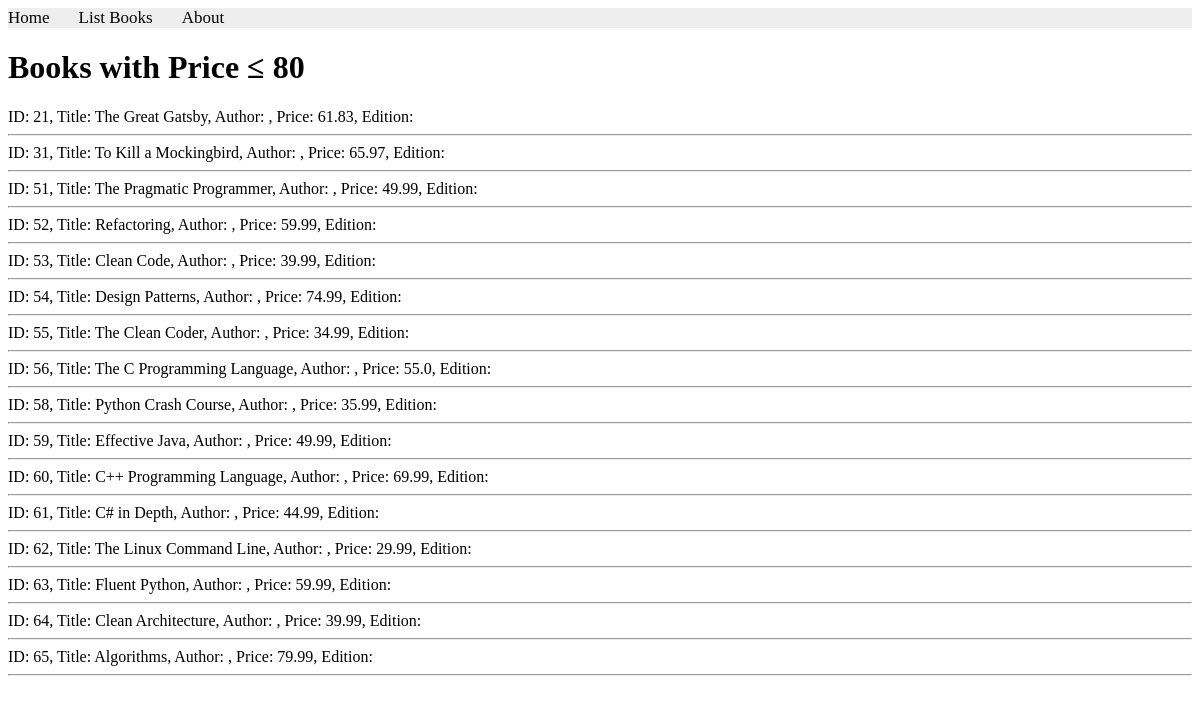
The app's page /books/lab8/task1, older data.
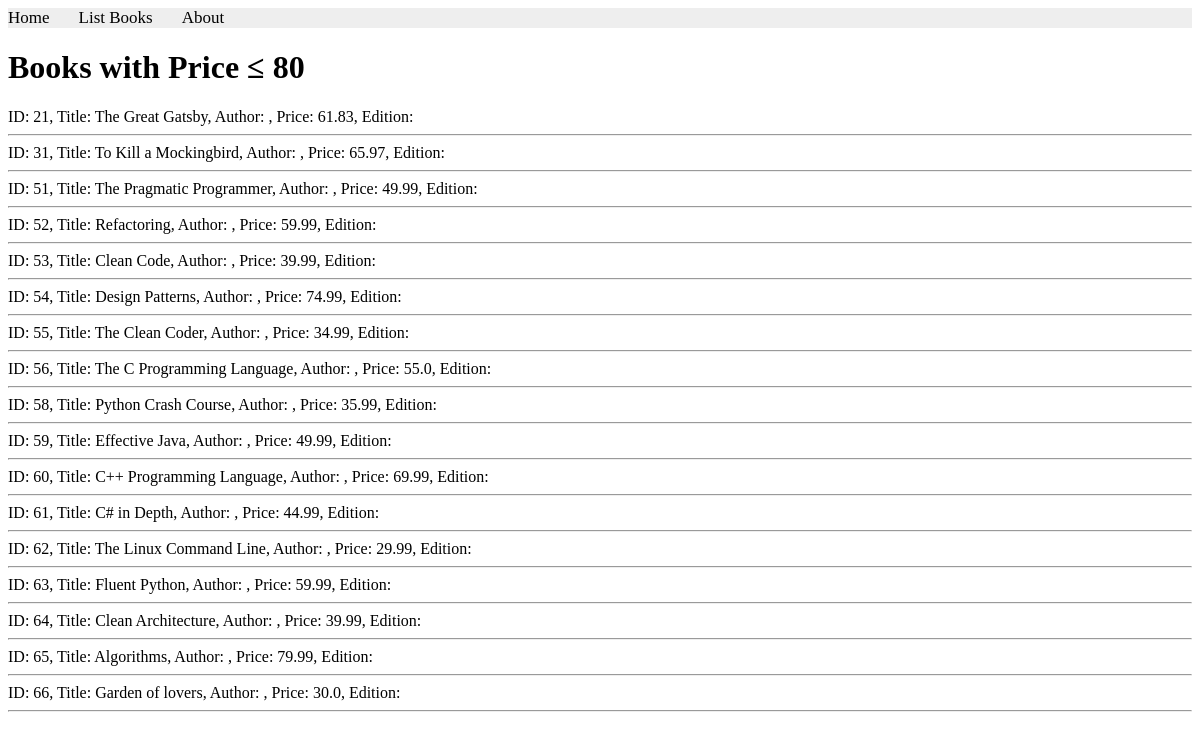
The same page, newer data.
### apps/bookmodule/models.py (models this page shows)
class Book(models.Model):
    title = models.CharField(max_length=100)
    price = models.FloatField(default=0.0)
    quantity = models.IntegerField(default=1)
    pubdate = models.DateTimeField(null=True)
    rating = models.SmallIntegerField(default=1)
    publisher = models.ForeignKey(Publisher, null=True, on_delete=models.SET_NULL)
    authors = models.ManyToManyField(Author)
    percentage = None  # transient field, not stored in DB

### apps/bookmodule/views.py (the view)
# urls.py: path('lab8/task1', views.lab8_task1, name="books.lab8_task1"),
def lab8_task1(request):
    mybooks = Book.objects.filter(Q(price__lte=80))
    return render(request, 'bookmodule/lab8_task1.html', {'books': mybooks})

### apps/templates/bookmodule/lab8_task1.html (shortened to what this page needs)
{% extends "layouts/base.html" %}
{% block content %}
<h1>Books with Price &le; 80</h1>
{% for book in books %}
  ID: {{ book.id }}, Title: {{ book.title }}, Author: {{ book.author }}, Price: {{ book.price }}, Edition: {{ book.edition }}
  <hr>
{% empty %}
  <p>No books found with price less than or equal to 80.</p>
{% endfor %}
{% endblock content %}

Row changes from the older to the newer data that the page shows:
added Book: id "66", title "Garden of lovers", price "30.0"
